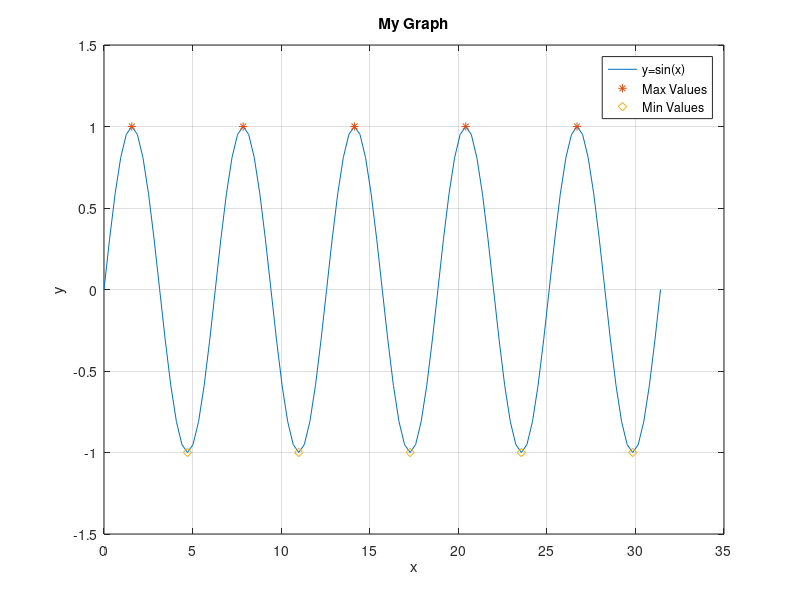

MATLAB code to generate this figure:
 close all
 
% plot sine function

x = 0 : 0.1*pi : 10*pi ;
y  =sin ( x ) ;
plot(x , y)
xlabel('x')
ylabel('y')
title('My Graph')
grid on
ylim([-1.5 1.5]) % y축 범위 설정
hold on

% how to use find

maxValue = max(y);
minValue = min(y);

indicesForSineMaxValue = find(y == maxValue) ;
% indicesForSineMaxValue - maxvalue 자리값
plot(x(indicesForSineMaxValue), ...
     y(indicesForSineMaxValue), '*')
% x, y의 자리값(최대) 출력
indicesForSineMinValue = find(y == minValue) ;
% indicesForSineMaxValue - minvalue 자리값
plot(x(indicesForSineMinValue), ...
     y(indicesForSineMinValue), 'd')
% x, y의 자리값(최소) 출력
legend('y=sin(x)', 'Max Values', 'Min Values')
hold off